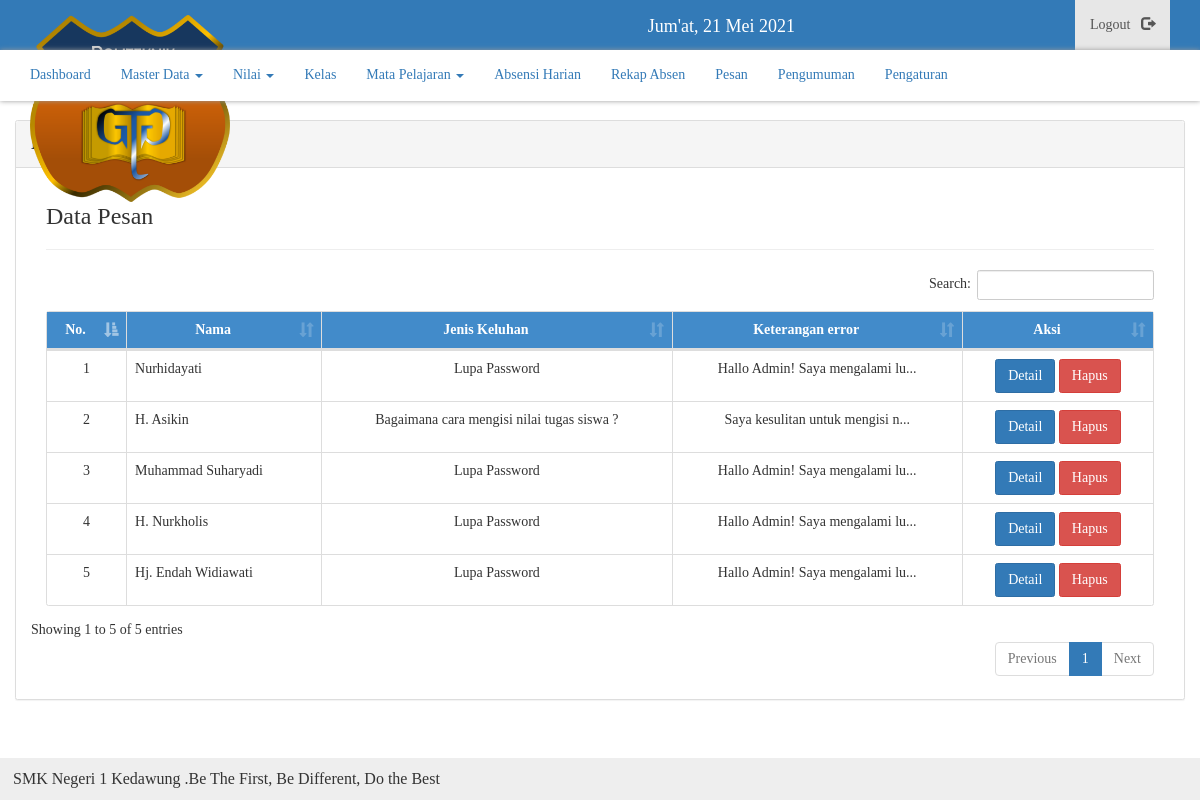
The page /admin/pesan (signed in) on the database its author committed.
### tables this page shows
CREATE TABLE `tbl_pesan` (
  `id` int(11) NOT NULL,
  `id_guru` int(11) NOT NULL,
  `judul` varchar(200) NOT NULL,
  `isi` text NOT NULL,
  `lain` text NOT NULL
);

CREATE TABLE `tbl_guru` (
  `id` int(11) NOT NULL,
  `id_card` varchar(100) NOT NULL,
  `password` varchar(255) NOT NULL,
  `nip` varchar(100) NOT NULL,
  `nama_guru` varchar(32) NOT NULL,
  `jenis_ptk` enum('Guru','Guru Mapel','Tata Usaha','Tim IT','Lainnya') NOT NULL,
  `wali_kelas` enum('1','0') NOT NULL DEFAULT '0',
  `hadir` varchar(5) NOT NULL DEFAULT '0',
  `izin` varchar(5) NOT NULL DEFAULT '0',
  `tugas` varchar(5) NOT NULL DEFAULT '0',
  `sakit` varchar(5) NOT NULL DEFAULT '0',
  `lain` varchar(5) NOT NULL DEFAULT '0',
  `ds` int(11) NOT NULL,
  `foto` varchar(100) NOT NULL
);

CREATE TABLE `tbl_info` (
  `id` int(11) NOT NULL,
  `isi` text NOT NULL
);

### function/main.php (called while the page is built, shortened)
<?php
function base($folder)
{
	$url = "http://localhost:9000/siakad/".$folder;
	return $url;
}
function get($sql)
{
	global $link;
	if ($x = mysqli_query($link, $sql) or die(mysqli_error($link))) {
		return $x;
	}
}
function select($column, $table, $params=NULL)
{
	if ($params != NULL) {
		$sql = "SELECT $column FROM $table WHERE $params ";
	} else {
		$sql = "SELECT $column FROM $table ";
	}
	return get($sql);
}
?>

### admin/inc/pesan.php (the view, shortened to what this page needs)
<?php
$sqlpesan = select('*', 'tbl_pesan');
$cekpesan = mysqli_num_rows($sqlpesan);
$no = 1;
?>
<div class="col-md-12">
  <h3>Data Pesan</h3>
  <hr>
  <table class="table table-bordered" id="list-data">
    <thead>
      <tr>
        <th class="ctr">No.</th>
        <th class="ctr">Nama</th>
        <th class="ctr">Jenis Keluhan</th>
        <th class="ctr">Keterangan error</th>
        <th class="ctr">Aksi</th>
      </tr>
    </thead>
    <tbody>
    <?php
      if($cekpesan > 0){
        while ($ps = mysqli_fetch_object($sqlpesan)) :
          $sqlg = select('*', 'tbl_guru', "id = $ps->id_guru");
          $gr = mysqli_fetch_object($sqlg);
    ?>
      <tr>
        <td class="ctr"><?= $no++; ?></td>
        <td><?= $gr->nama_guru; ?></td>
        <td class="ctr"><?= $ps->judul; ?></td>
        <td class="ctr"><?= substr($ps->isi, 0, 30)."..."; ?></td>
        <td class="ctr">
          <a href="#" class="btn btn-primary btn-detail" data-toggle="modal" data-target="#msg" data-id="<?= $ps->id; ?>">Detail</a>
          <a onclick="return konfirmasi()" href="<?= base('admin/delete-pesan/'.$ps->id); ?>" class="btn btn-danger">Hapus</a>
        </td>
      </tr>
    <?php endwhile;
      } else {
        echo "<td colspan='5' class='ctr'>Tidak ada Data!</td>";
      }
     ?>
    </tbody>
  </table>
</div>

### templates/footer.php
<?php
$rt = select("*", "tbl_info", "id=1 LIMIT 1");
$run = mysqli_fetch_assoc($rt);
?>
<footer>
  <marquee>
    <?= $run['isi']; ?>
  </marquee>
</footer>
</body>
</html>

### assets/css/admin.css (style rules this page uses)
* { margin: 0; padding: 0; text-decoration: none; list-style:none; }
body { background-image: url('../../images/wallup.jpg'); background-size: cover; background-attachment: fixed; }
.ctr { text-align: center !important; }
.panel, .table, .btn, .form-control, #sidebar { border-radius: 2.5px !important; }

### assets/css/style.css (style rules this page uses)
* { margin: 0; padding: 0; text-decoration: none; list-style:none; font-family: "Roboto Slab"; }
body { background-attachment: fixed !important; }
.ctr { text-align: center !important; }
.panel, .table, .btn, .form-control, #sidebar { border-radius: 2.5px !important; }
thead { background: #428bca; color: #fff; }
footer { position: fixed; width: 100% !important; margin-top: 20px; background: #eee; padding: 13px; font-size: 16px; line-height: 16px; bottom: 0 !important; }

### rows shown on the page
tbl_pesan: id_guru.nama_guru "Nurhidayati", judul "Lupa Password", isi "Hallo Admin! Saya mengalami lu"
tbl_pesan: id_guru.nama_guru "H. Asikin", judul "Bagaimana cara mengisi nilai tugas siswa ?", isi "Saya kesulitan untuk mengisi n"
tbl_pesan: id_guru.nama_guru "Muhammad Suharyadi", judul "Lupa Password", isi "Hallo Admin! Saya mengalami lu"
tbl_pesan: id_guru.nama_guru "H. Nurkholis", judul "Lupa Password", isi "Hallo Admin! Saya mengalami lu"
tbl_pesan: id_guru.nama_guru "Hj. Endah Widiawati", judul "Lupa Password", isi "Hallo Admin! Saya mengalami lu"
tbl_info: isi "SMK Negeri 1 Kedawung .Be The First, Be Different, Do the Best"
